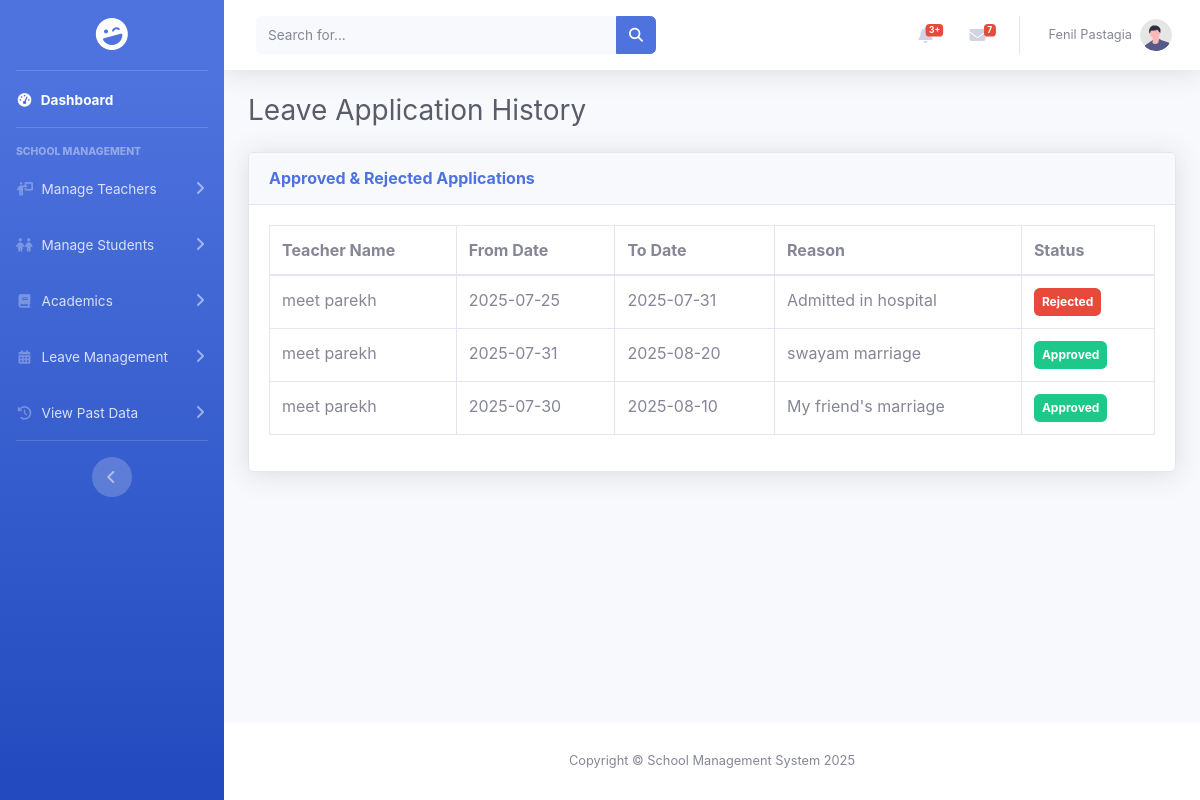
/pages/principal/principal_leave_history.php (signed in), run on an earlier commit of the app's database.
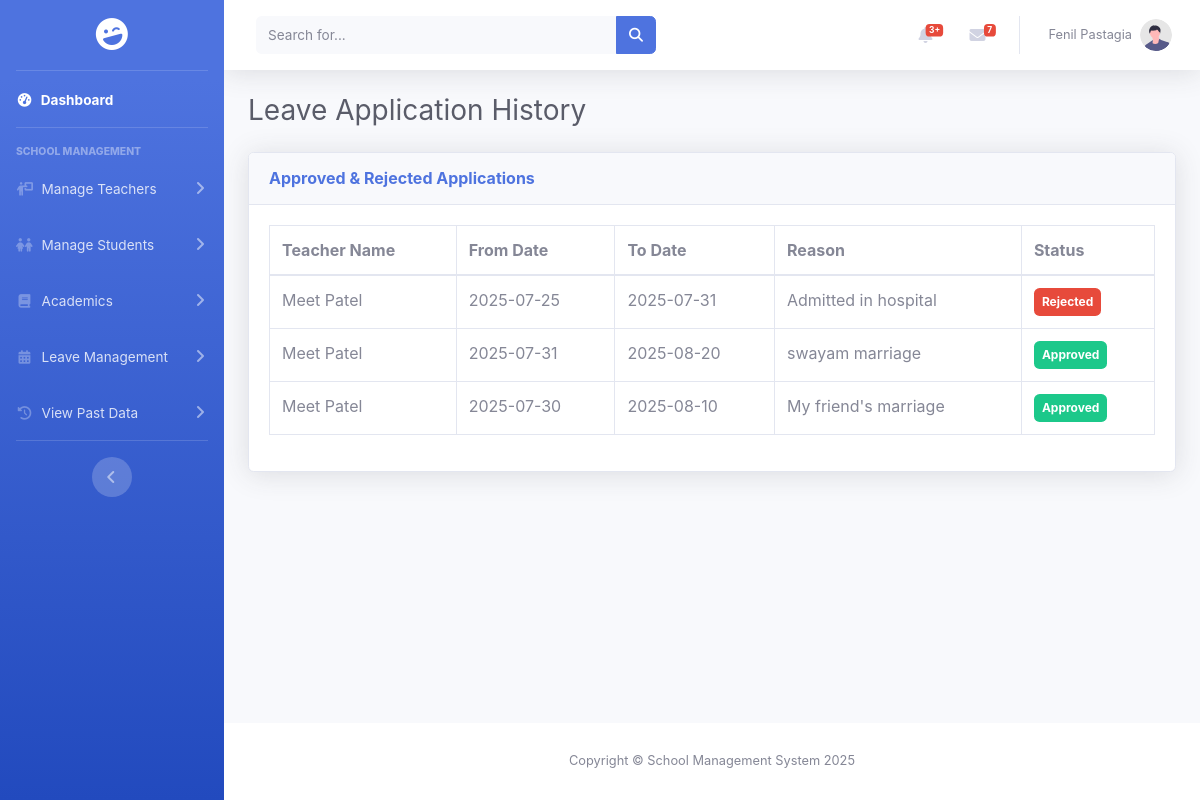
And on a later commit of the database.
### tables this page shows
CREATE TABLE `leave_applications` (
  `id` int(11) NOT NULL,
  `teacher_id` int(11) NOT NULL,
  `from_date` date NOT NULL,
  `to_date` date NOT NULL,
  `reason` text NOT NULL,
  `status` varchar(20) NOT NULL DEFAULT 'Pending',
  `applied_on` timestamp NOT NULL DEFAULT current_timestamp()
);

CREATE TABLE `teacher` (
  `id` int(11) NOT NULL,
  `teacher_image` varchar(255) DEFAULT NULL,
  `teacher_name` varchar(50) NOT NULL,
  `phone` varchar(10) NOT NULL,
  `school_id` int(11) NOT NULL,
  `dob` date NOT NULL,
  `gender` enum('Male','Female','Others') NOT NULL,
  `blood_group` enum('A+','A-','B+','B-','AB+','AB-','O+','O-') NOT NULL,
  `address` text DEFAULT NULL,
  `email` varchar(50) NOT NULL,
  `password` varchar(255) NOT NULL,
  `qualification` varchar(100) DEFAULT NULL,
  `subject` varchar(100) DEFAULT NULL,
  `language_known` varchar(100) DEFAULT NULL,
  `salary` int(11) DEFAULT NULL,
  `std` set('Nursery','Junior','Senior','1','2','3','4','5','6','7','8','9','10','11','12') DEFAULT NULL,
  `experience` varchar(10) DEFAULT NULL,
  `batch` enum('Morning','Evening') DEFAULT NULL,
  `class_teacher` tinyint(1) DEFAULT 0,
  `class_teacher_std` varchar(50) DEFAULT NULL
);

### pages/principal/principal_leave_history.php (the view, shortened to what this page needs)
<!DOCTYPE html>
<html lang="en">
<head>
    <link href="../../assets/css/sb-admin-2.min.css" rel="stylesheet">
    <link href="../../assets/vendor/fontawesome-free/css/all.min.css" rel="stylesheet">
    <link rel="stylesheet" href="https://cdnjs.cloudflare.com/ajax/libs/font-awesome/6.5.2/css/all.min.css" />
</head>
<body id="page-top">
    <div id="wrapper">
        <?php include '../../includes/sidebar.php'; ?>
        <div id="content-wrapper" class="d-flex flex-column">
            <div id="content">
                <?php include '../../includes/header.php'; ?>
                <div class="container-fluid">
                    <h1 class="h3 mb-4 text-gray-800">Leave Application History</h1>
                    <div class="card shadow mb-4">
                        <div class="card-header py-3">
                            <h6 class="m-0 font-weight-bold text-primary">Approved & Rejected Applications</h6>
                        </div>
                        <div class="card-body">
                            <div class="table-responsive">
                                <table class="table table-bordered" width="100%" cellspacing="0">
                                    <thead>
                                        <tr>
                                            <th>Teacher Name</th>
                                            <th>From Date</th>
                                            <th>To Date</th>
                                            <th>Reason</th>
                                            <th>Status</th>
                                        </tr>
                                    </thead>
                                    <tbody>
                                        <?php
                                        $query = "SELECT t.teacher_name, l.from_date, l.to_date, l.reason, l.status
                                                  FROM leave_applications l
                                                  JOIN teacher t ON l.teacher_id = t.id
                                                  WHERE l.status IN ('Approved', 'Rejected')
                                                  ORDER BY l.applied_on DESC";
                                        $result = $conn->query($query);
                                        if ($result->num_rows > 0) {
                                            while ($row = $result->fetch_assoc()) {
                                                $status_color = ($row['status'] == 'Approved') ? 'success' : 'danger';
                                                echo "<tr>";
                                                echo "<td>" . htmlspecialchars($row['teacher_name']) . "</td>";
                                                echo "<td>" . htmlspecialchars($row['from_date']) . "</td>";
                                                echo "<td>" . htmlspecialchars($row['to_date']) . "</td>";
                                                echo "<td>" . htmlspecialchars($row['reason']) . "</td>";
                                                echo '<td><span class="badge badge-'. $status_color .' p-2">' . htmlspecialchars($row['status']) . '</span></td>';
                                                echo "</tr>";
                                            }
                                        } else {
                                            echo '<tr><td colspan="5" class="text-center">No processed leave applications found.</td></tr>';
                                        }
                                        ?>
                                    </tbody>
                                </table>
                            </div>
                        </div>
                    </div>
                </div>
            </div>
            <?php include '../../includes/footer.php'; ?>
        </div>
    </div>
</body>
</html>

What changed in the data, as far as the page shows it:
changed through a linked row, leave_applications "Admitted in hospital": teacher.teacher_name "meet parekh" → "Meet Patel"
changed through a linked row, leave_applications "swayam marriage": teacher.teacher_name "meet parekh" → "Meet Patel"
changed through a linked row, leave_applications "My friend's marriage": teacher.teacher_name "meet parekh" → "Meet Patel"
